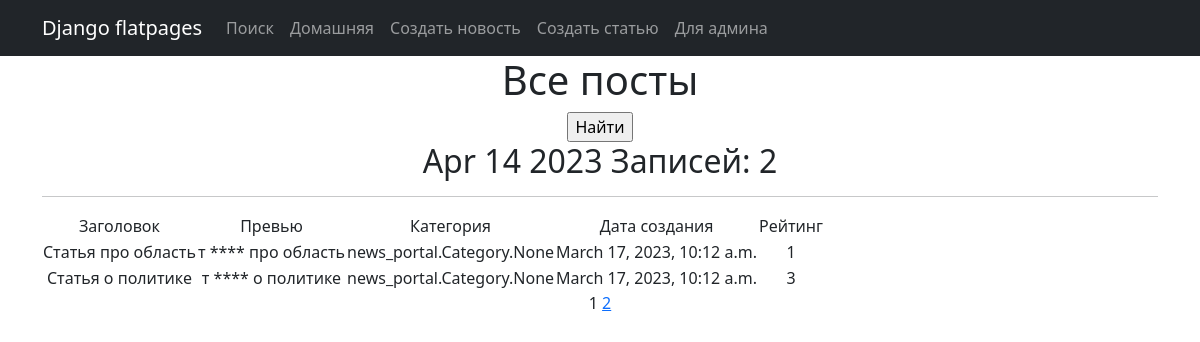
Before: / with the older database file.
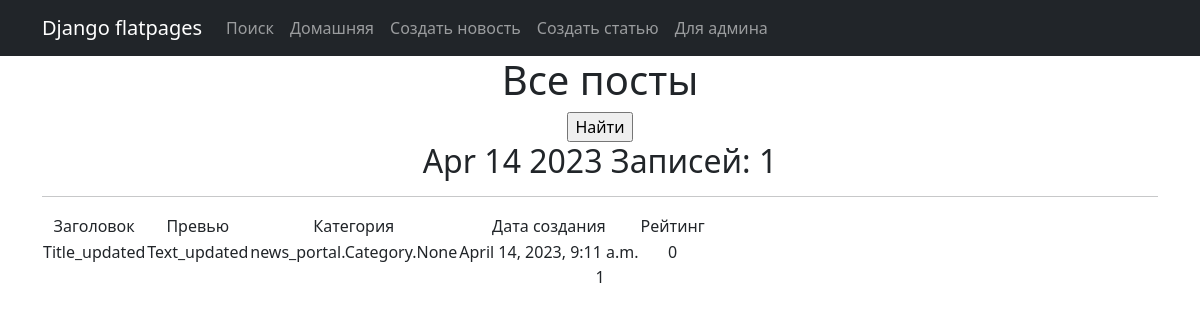
After: the same page with the newer database file.
### news_portal/models.py (models this page shows, shortened)
class Post(models.Model):
    username = models.ForeignKey(Author, on_delete=models.CASCADE)
    post_type = models.CharField(max_length=3, choices=NEWS_TYPES, default="***")
    created = models.DateTimeField(auto_now_add=True)
    post_cat = models.ManyToManyField(Category, through="PostCategory")
    title = models.CharField(max_length=50, default="Title")
    text = models.TextField(default="Text")
    post_rating = models.IntegerField(default=0)

### news_portal/views.py (the view)
# urls.py: path('', PostsList.as_view()),
class PostsList(ListView):
    model = Post  # Модель для View
    ordering = 'created'  # Поле, по которому будет идти сортировка
    template_name = 'posts.html'  # Название HTML-шаблона
    context_object_name = 'posts'  # Имя списка, в котором будут лежать все объекты
    paginate_by = 2  # Пагинация
    def get_context_data(self, **kwargs):
        context = super().get_context_data(**kwargs)
        context['time_now'] = datetime.utcnow()
        return context

### news_portal/templatetags/custom_filters.py (called while the page is built)
@register.filter()
def censor(text: str):
    if type(text) is not str:
        raise TypeError('"censor" can be used only with string types')
    for word in SLUR_WORDS:
        redacted = text.replace(word, f'{word[0]} {"*" * (len(word)-1)}')
        redacted = text.replace(word.title(), f'{word[0]} {"*" * (len(word)-1)}')
    return redacted

### templates/posts.html (shortened to what this page needs)
{% extends 'flatpages/default.html' %}
{% load custom_filters %}
{% load custom_tags %}
{% block content %}
    <h1>Все посты</h1>
    <form action="" method="get">
        <input type="submit" value="Найти">
    </form>
    <h2>{{ time_now|date:'M d Y' }} Записей: {{ posts|length }}</h2>
    <hr>
    {% if posts %}
        <table>
            <tr>
                <td>Заголовок</td>
                <td>Превью</td>
                <td>Категория</td>
                <td>Дата создания</td>
                <td>Рейтинг</td>
            </tr>
            {% for post in posts reversed %}
                <tr>
                    <td>{{ post.title|censor }}</td>
                    <td>{{ post.text|truncatewords:20|censor }}</td>
                    <td>{{ post.post_cat }}</td>
                    <td>{{ post.created }}</td>
                    <td>{{ post.post_rating }}</td>
                </tr>
            {% endfor %}
        </table>
    {% else %}
        <h2>Постов нет</h2>
    {% endif %}
    {{ page_obj.number }}
    {% if page_obj.has_next %}
        <a href="?page={{ page_obj.next_page_number }}">{{ page_obj.next_page_number }}</a>
    {% endif %}
{% endblock content %}

Changed rows visible on the page:
removed Post: title|censor "Статья про область", text|censor "т **** про область", post_cat "news_portal.Category.None", created "March 17, 2023, 10:12 a.m.", post_rating "1"
removed Post: title|censor "Статья о политике", text|censor "т **** о политике", post_cat "news_portal.Category.None", created "March 17, 2023, 10:12 a.m.", post_rating "3"
added Post: title|censor "Title_updated", text|censor "Text_updated", post_cat "news_portal.Category.None", created "April 14, 2023, 9:11 a.m.", post_rating "0"
Other visible differences:
{{ posts|length }}: "2" → "1"
{{ page_obj.next_page_number }}: "2" → (not shown)
